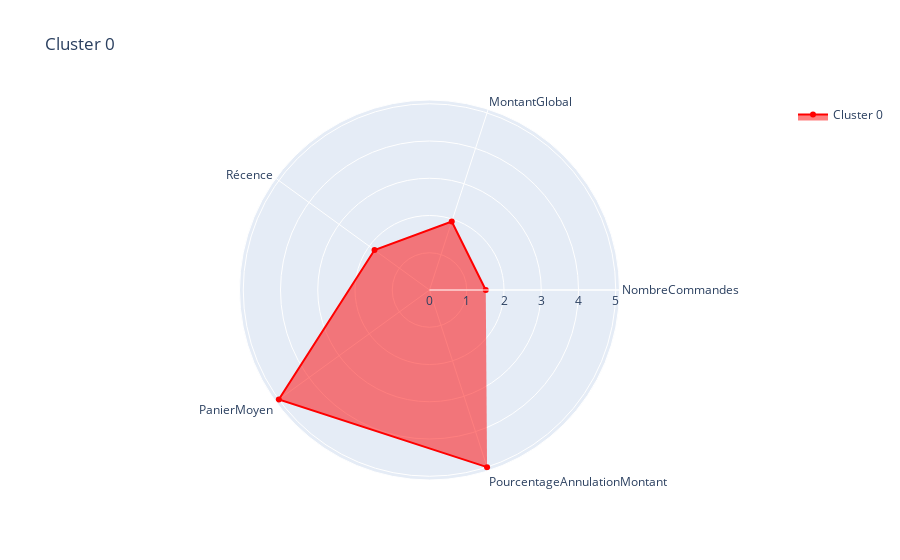
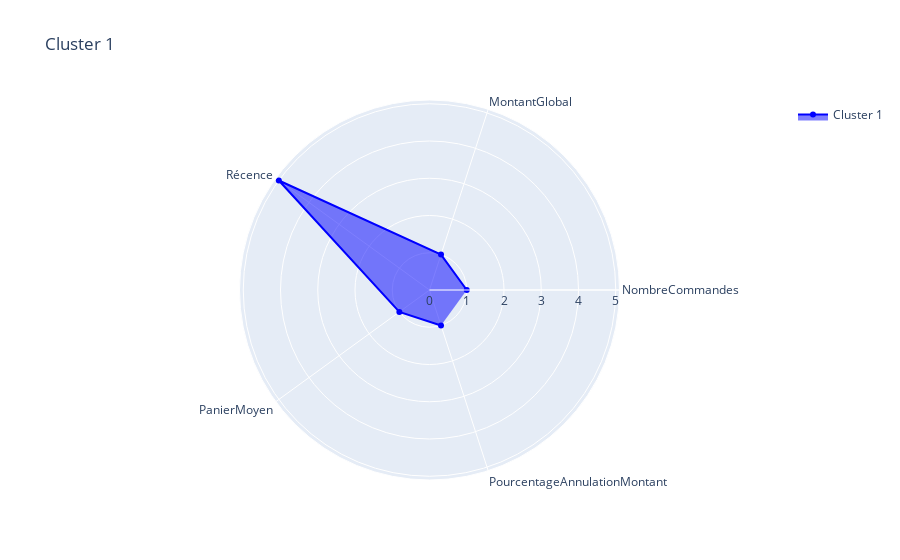
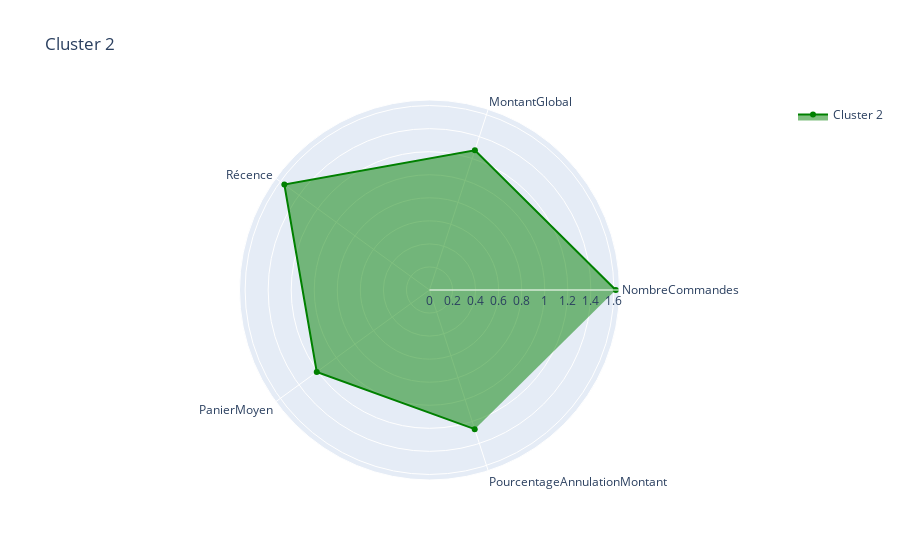
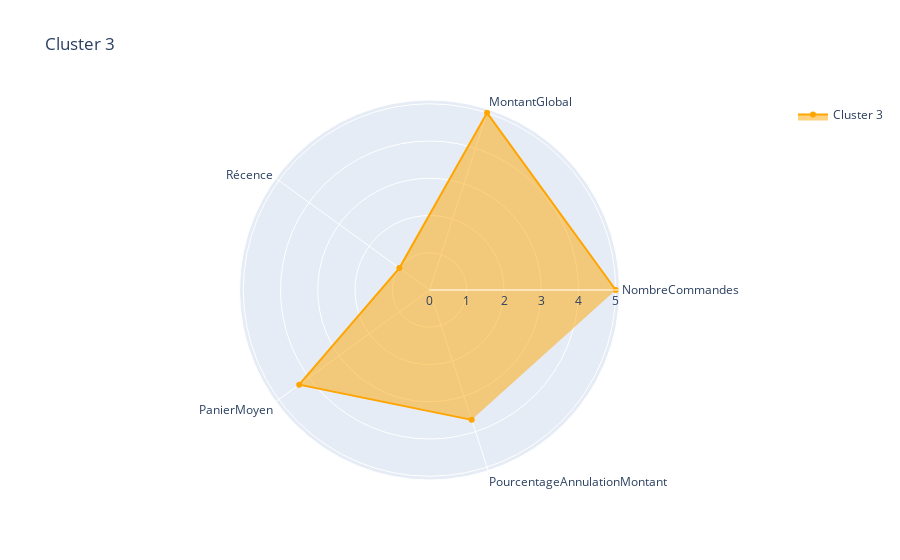

These figures' notebook cell, in order:
### Code cell
import plotly.graph_objects as go
import pandas as pd

# Définir les variables pour le graphique en radar
variables = ['NombreCommandes', 'MontantGlobal', 'Récence', 'PanierMoyen', 'PourcentageAnnulationMontant']

# Définir une liste de couleurs
colors = ['red', 'blue', 'green', 'orange']

# Créer un graphique en radar pour chaque ligne du DataFrame
for i, row in df_scaled.iterrows():
    cluster = row['Cluster']
    values = row[variables].tolist()

    # Créer un nouveau graphique en radar
    fig = go.Figure()
    fig.add_trace(go.Scatterpolar(
        r=values,
        theta=variables,
        fill='toself',
        name=f'Cluster {cluster}',
        line=dict(color=colors[i % len(colors)])  # Utiliser une couleur différente pour chaque graphique
    ))

    # Configurer la mise en page du graphique en radar
    fig.update_layout(
        polar=dict(
            radialaxis=dict(visible=True)
        ),
        showlegend=True,
        title=f'Cluster {cluster}'
    )

    # Afficher le graphique
    fig.show()

### Figure 1 — Plotly figure (JSON) as saved in the notebook; plotly's stock layout.template omitted (floating-point values rounded to 4 significant figures)
{"data": [{"fill": "toself", "line": {"color": "red"}, "name": "Cluster 0", "r": [1.51, 1.933, 1.825, 5.0, 5], "theta": ["NombreCommandes", "MontantGlobal", "Récence", "PanierMoyen", "PourcentageAnnulationMontant"], "type": "scatterpolar"}], "layout": {"polar": {"radialaxis": {"visible": true}}, "showlegend": true, "title": {"text": "Cluster 0"}}}

### Figure 2 — Plotly figure (JSON) as saved in the notebook; plotly's stock layout.template omitted (floating-point values rounded to 4 significant figures)
{"data": [{"fill": "toself", "line": {"color": "blue"}, "name": "Cluster 1", "r": [1, 1, 5, 1, 1], "theta": ["NombreCommandes", "MontantGlobal", "Récence", "PanierMoyen", "PourcentageAnnulationMontant"], "type": "scatterpolar"}], "layout": {"polar": {"radialaxis": {"visible": true}}, "showlegend": true, "title": {"text": "Cluster 1"}}}

### Figure 3 — Plotly figure (JSON) as saved in the notebook; plotly's stock layout.template omitted (floating-point values rounded to 4 significant figures)
{"data": [{"fill": "toself", "line": {"color": "green"}, "name": "Cluster 2", "r": [1.616, 1.275, 1.557, 1.209, 1.27], "theta": ["NombreCommandes", "MontantGlobal", "Récence", "PanierMoyen", "PourcentageAnnulationMontant"], "type": "scatterpolar"}], "layout": {"polar": {"radialaxis": {"visible": true}}, "showlegend": true, "title": {"text": "Cluster 2"}}}

### Figure 4 — Plotly figure (JSON) as saved in the notebook; plotly's stock layout.template omitted (floating-point values rounded to 4 significant figures)
{"data": [{"fill": "toself", "line": {"color": "orange"}, "name": "Cluster 3", "r": [5, 5, 1, 4.324, 3.666], "theta": ["NombreCommandes", "MontantGlobal", "Récence", "PanierMoyen", "PourcentageAnnulationMontant"], "type": "scatterpolar"}], "layout": {"polar": {"radialaxis": {"visible": true}}, "showlegend": true, "title": {"text": "Cluster 3"}}}
